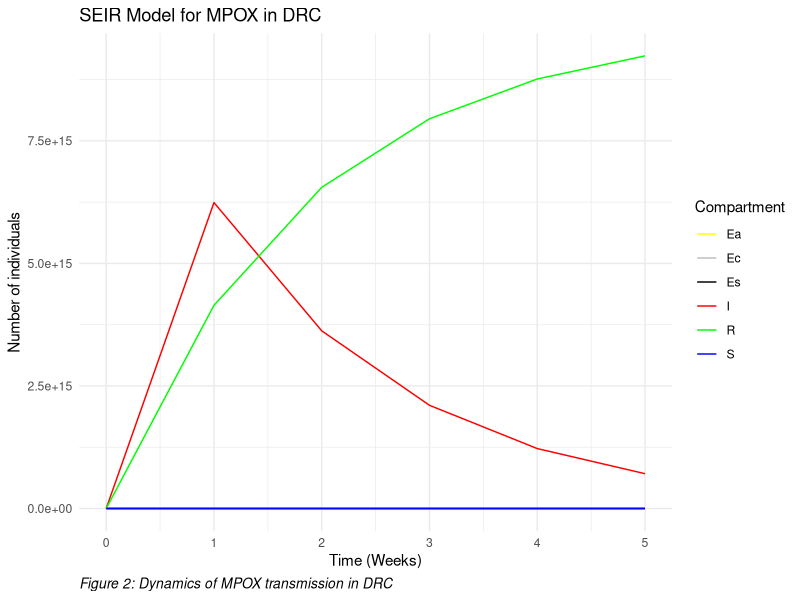

The R script that drew this image:
## ---- chunk 1
knitr::opts_chunk$set(
  fig.cap = '',
  fig.align = "center", 
  message = FALSE,
  warning = FALSE,
  cache = FALSE,
  echo = TRUE
)
## ---- chunk 2
library(deSolve)
library(tidyverse) # loads other packages dplyr, ggplot2
## ---- chunk 3
seir_model <- function(time, state, parameters) { 
with(as.list(c(state, parameters)), { 
dS <- -(beta1 + beta2+ beta3) * S * I / N 
dEs <- beta1*S*I/N - omega*Es
dEc <- beta2*S*I/N - omega*Ec
dEa <- beta3*S*I/N - omega*Ea
dI <- (beta1 + beta2+ beta3) * S * I - lambda*I - theta*I 
dR <- theta*I 
return(list(c(dS, dEs, dEc, dEa, dI, dR))) }) }
## ---- chunk 4

N <- 109276265 # Total population
Es0 <- 0.01*N
Ec0 <- 0.07*N
Ea0 <- 0.02*N   
I0 <- 23 # Initial number of infected individuals 
R0 <- 0 # Initial number of recovered individuals 
S0 <- N - I0 - R0 - Es0 - Ec0 - Ea0 # Initial number of susceptible individuals 
beta1 <- 0.01 # Transmission rate by sexual contact
beta2 <- 0.4  # Transmission rate by direct contact
beta3 <- 0.02  # Transmission rate by airborne
omega <- 0.001   # Infected rate from different transmission routes
theta <- 1/2    # Recovery rate of infected individuals due to all other unreported causes
lambda <- 1/I0  # death rate due the mpox i.e total death by total population 
## ---- chunk 5
initial_state <- c(S = S0,
                   Es = Es0,
                   Ec= Ec0,
                   Ea= Ea0,
                   I = I0, 
                   R = R0)
## ---- chunk 6
parameters <- c(N = N, 
                beta1 = beta1,
                beta2=beta2,
                beta3=beta3,
                omega=omega,
                theta=theta,
                lambda=lambda)
## ---- chunk 7
first_case_date <- ymd("2024-01-07")  # Date of first case
end_date <- ymd("2024-09-24")  # End date

duration <- as.numeric(end_date - first_case_date)
duration <- duration/52

times <- seq(0, duration, by = 1)
## ---- chunk 8

solution <-  lsoda(
  y=initial_state,
  time=times,
  parms = parameters,
  func = seir_model
)

df <- as.data.frame(solution) #convert to dataframe
## ---- chunk 9
result_long <- pivot_longer(df, cols = -time , names_to = "Compartment", values_to = "Population")

p=ggplot(result_long, aes(x = time, 
                        y = Population, 
                        color = Compartment)) +
  geom_line() +
  labs(x = "Time (Weeks)", y = "Number of individuals",
       title = "SEIR Model for MPOX in DRC",
       caption = "Figure 2: Dynamics of MPOX transmission in DRC") +
  scale_color_manual(values = c( "S" = "blue",
                                 "Es" = "black",
                                "Ec" = "grey",
                                "Ea" = "yellow",
                                "I" = "red", "R" = "green")) +
  theme_minimal()+
    theme(plot.caption = element_text(hjust = 0, size = 10, face = "italic"))

p
